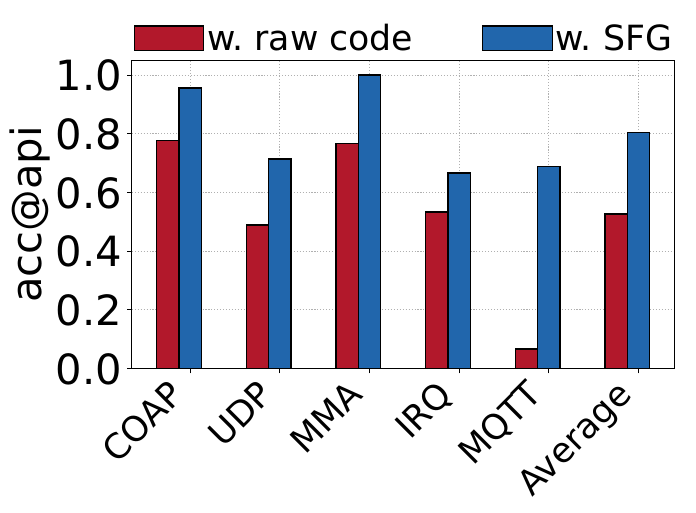

Python code for this plot:
import numpy as np
import matplotlib.pyplot as plt
from matplotlib.pyplot import MultipleLocator

datasets = [
"COAP",
"UDP",
"MMA",
"IRQ",
"MQTT",
"Average"
]

w = [
    3,
    3,
    2,
    2,
    6
]

w_raw =[
"232232222233232",
"122121212111221",
"212211222201122",
"112111111111111",
"100000000050000"
]

w_raw_rate = []  
i = 0
for s in w_raw:
    sum_of_digits = sum(int(char) for char in s)
    max_digit = w[i]
    i += 1
    if max_digit == 0:
        result = 0
    else:
        result = sum_of_digits / (max_digit * len(s))
    
    w_raw_rate.append(result)
w_raw_rate.append(sum(w_raw_rate)/len(w_raw_rate)) 

w_SFG =[
"333333332323333",
"32311333311213",
"222222222222222",
"201202201222022",
"666606660161660"
]

i = 0
w_SFG_rate = []  
for s in w_SFG:
    sum_of_digits = sum(int(char) for char in s)
    max_digit = w[i]
    i += 1
    
    if max_digit == 0:
        result = 0
    else:
        result = sum_of_digits / (max_digit * len(s))
    
    w_SFG_rate.append(result)
w_SFG_rate.append(sum(w_SFG_rate)/len(w_SFG_rate)) 



color = ["#B2182B", "#2166AC", "#92C5DE", "#F4A582"] 
xticks = np.arange(len(datasets))
width = 0.25

plt.rcParams['pdf.fonttype'] = 42 
fig, ax = plt.subplots(figsize=(7, 4), dpi=1000)
ax.grid(axis="both", linestyle='dotted', zorder=0)

ax.bar(xticks - 1* width, w_raw_rate, width=width, label="w. raw code", color=color[0], alpha=1, zorder=15, linewidth=1, edgecolor='black')
ax.bar(xticks - 0 *width, w_SFG_rate, width=width, label="w. SFG", color=color[1], alpha=1, zorder=15, linewidth=1, edgecolor='black')

for i in range(len(datasets)):
    for j, rate in enumerate([w_raw_rate[i], w_SFG_rate[i]]):
        if rate == 0:
            ax.text(
                xticks[i] + (j - 2) * width, 0, 'X', 
                color=color[0], 
                fontsize=12,  
                fontweight='bold',  
                ha='center', 
                va='bottom', 
                zorder=20
            )


ax.set_ylabel("acc@api", fontsize=30)
plt.legend(loc='upper center', ncol=2, fontsize=25, bbox_to_anchor=(0.5, 1.22), frameon=False, handletextpad=0.1)
ax.set_ylim([0, 1.05])
ax.yaxis.set_major_locator(MultipleLocator(0.2)) 
ax.yaxis.set_tick_params(labelsize=30)
ax.set_xticks(xticks, datasets, rotation=45, fontsize=25, ha='right')

# ax.set_xticks([])
# plt.tick_params(labelsize=35)

plt.show()
plt.savefig("api_sfg.pdf", bbox_inches='tight')
plt.close()